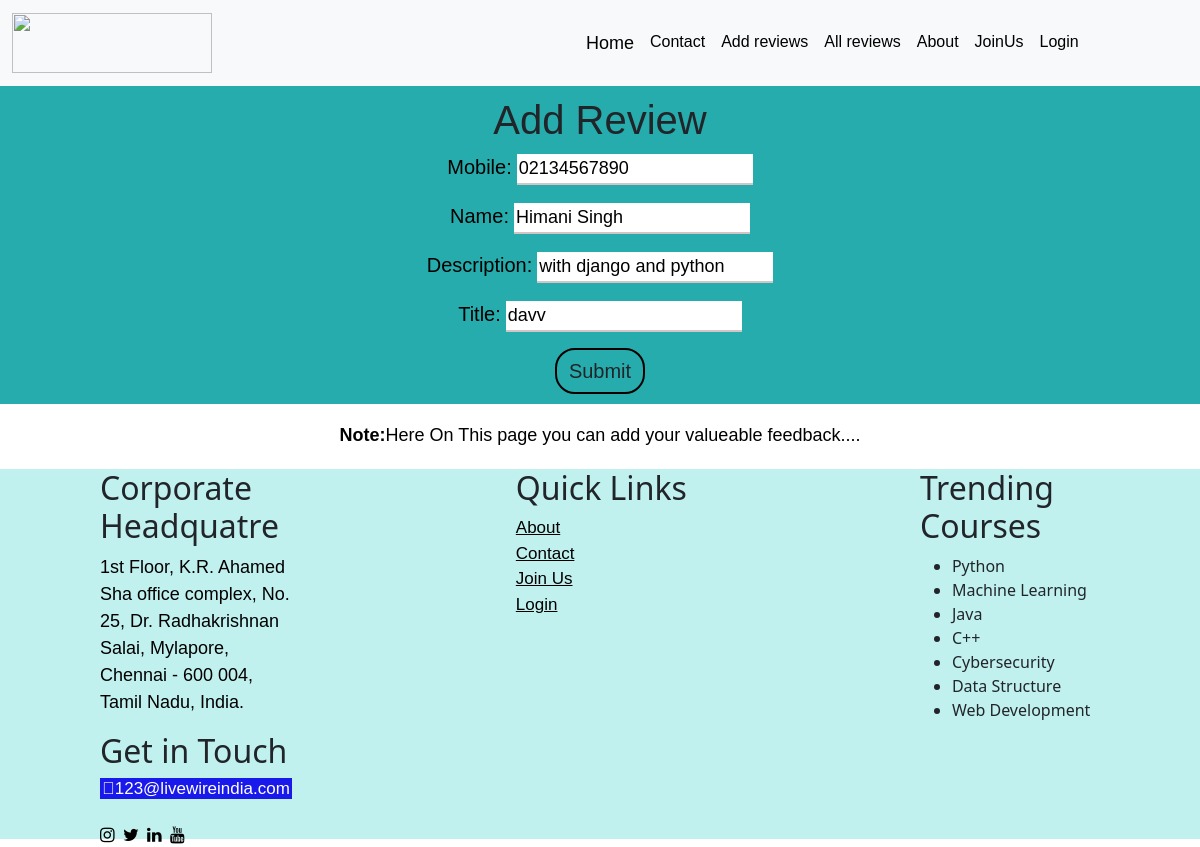
Screenshot of /todos/edit/2/ with the database file from the repository.
### todo/models.py (models this page shows)
class Todo(models.Model):
    title=models.CharField(max_length=255)
    description=models.CharField(max_length=255)
    name=models.CharField(max_length=200)
    mobile=models.CharField(max_length=20)
    craeted_at=models.DateTimeField(auto_now_add=True)
    updated_at=models.DateTimeField(auto_now=True)

### todo/views.py (the view)
# urls.py: url(r'^edit/(?P<pk>\d+)/$',todoedit,name='todoedit'),
def todoedit(request,pk):
    todo = get_object_or_404(Todo,pk=pk)
    todoform=TodoForm(request.POST or None,instance=todo)
    if todoform.is_valid():
        todoform.save()
        return redirect ("todolist")
    return render(request,"todoadd.html",{"forms":todoform})

### todo/forms.py
class TodoForm(forms.ModelForm):
    class Meta:
        model=Todo
        fields={"title","description","name","mobile"}

### templates/todoadd.html (shortened to what this page needs)
{%extends 'base.html'%}
{%block content%}
<head>
</head>
<form class="form" method="post">
    <h1 class="head">Add Review</h1>
    {{forms.as_p}}
    <button class="btn" type="submit">Submit</button>
</form>
<center>
<p><b>Note:</b>Here On This page you can add your valueable feedback....</p>
</center>
{%endblock%}

### templates/navbar.html (style rules this page uses)
p { font-size: large; font-family: Arial, Helvetica, sans-serif; color: black; }

### templates/todoadd.html (style rules this page uses)
.head { text-align: center; text-decoration: solid; }
.form { text-align: center; font-family: Arial, Helvetica, sans-serif ; padding-top: 10px; padding-bottom: 10px; font-size: large; background-color: rgb(38, 172, 172); }
label { font-size: 20px; color: black; font-family: 'Franklin Gothic Medium', 'Arial Narrow', Arial, sans-serif; }
input { border: none; color: black; border-bottom: 2px solid rgb(210, 197, 197); }
.btn { border: 2px solid black; border-radius: 20px; font-size: 20px; }

### rows the page displays
Todo: mobile "02134567890", name "Himani Singh", description "with django and python", title "davv"
